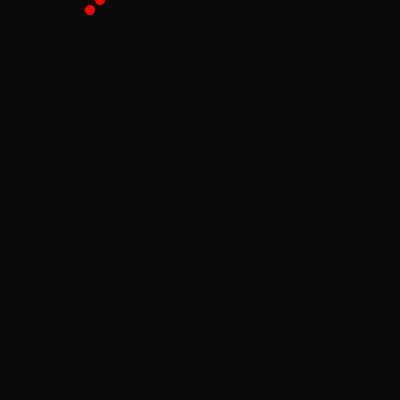
Frame 1 (no input)
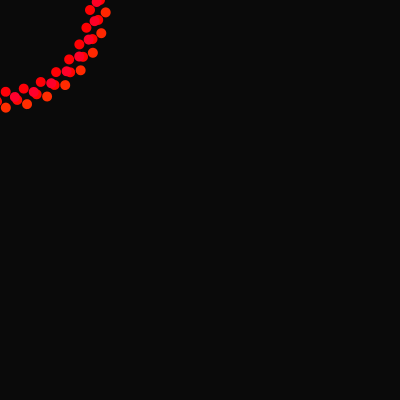
Frame 60 (the mouse pressed at the canvas centre just before this capture)
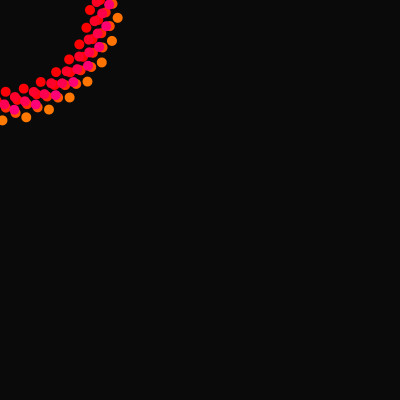
Frame 120 (the mouse held since frame 60 and released just before this capture)

The Processing sketch that drew these frames (run headless with seeded random() and noise(); from frame 60 on, the mouse is pressed at the canvas centre):

// Processing sketch: processing_65422
// ── processing_65422.pde

float r = 0;
void setup() {
  size(400, 400);
  background(10);
  smooth();
  noStroke();
  frameRate(1000);
  colorMode(HSB);
}

void draw() {
  fill(r%255,255,255);
  rotate(r);
  ellipse(100+r, 0, 10, 10);
  fill(255-r,255,255);
  ellipse(90+r, 10, 10, 10);
  r += 0.2;
}
